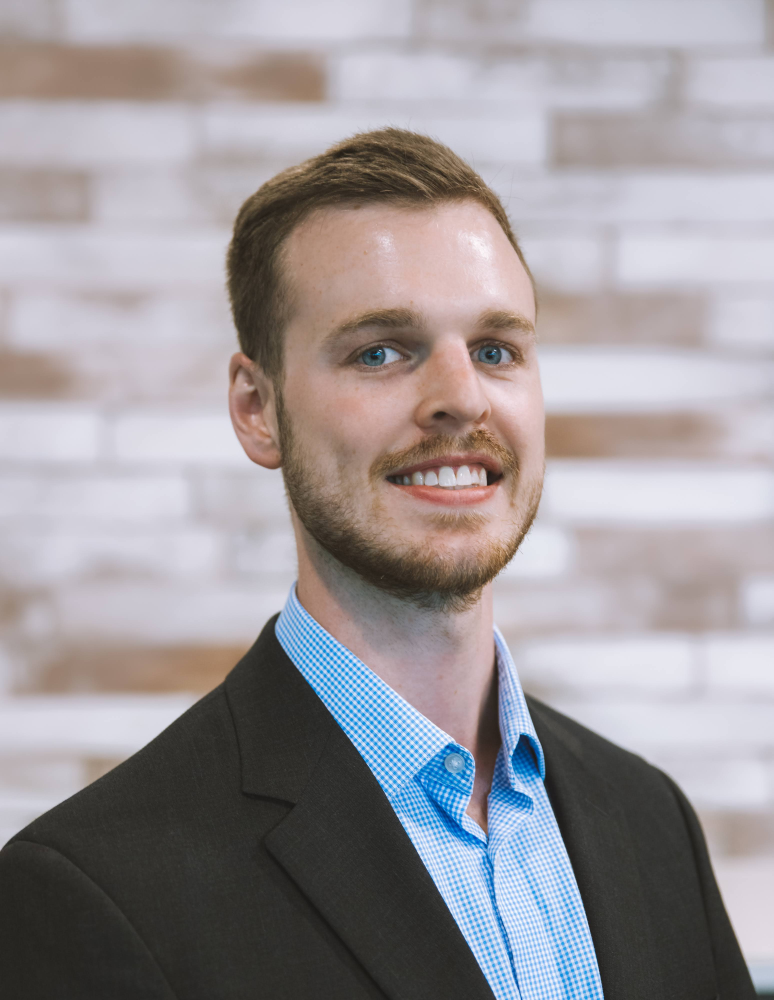
#> input picture source-images/jasonpeck-original.jpg, 3094 x 4000 px (shown at 1/4 size)
$ python make_portrait.py
#> lines starting #> are read from the running program, lines starting #| are printed output that depends on the picture
### tools/images/_common.py
"""Shared palette, fonts and paths for the image generators.

The colours are copied from the `:root` block in main/static/main/css/app.css.
If the site palette changes, change it here and re-run the generators.
"""
import os

from PIL import ImageFont

# Repo root, so the scripts work from any working directory.
ROOT = os.path.dirname(os.path.dirname(os.path.dirname(os.path.abspath(__file__))))

IMG_DIR = os.path.join(ROOT, "main", "static", "main", "img")
SOURCE_DIR = os.path.join(ROOT, "source-images")

# Straight from app.css
PURPLE_DEEP = (0x2A, 0x1B, 0x3D)
PURPLE_MID = (0x44, 0x31, 0x8D)
ACCENT = (0xD8, 0x3F, 0x87)
SUNKEN = (0x1C, 0x11, 0x29)
LETTERING = (0xD6, 0xDD, 0xDF)

FONT_LIGHT = "C:/Windows/Fonts/segoeuil.ttf"     # Segoe UI Light
FONT_SEMI = "C:/Windows/Fonts/segoeui.ttf"

# The seed every generator uses, so re-running is a no-op in git.
SEED = 20260917


def lerp(a, b, t):
    """Blends two RGB tuples."""
    return tuple(round(x + (y - x) * t) for x, y in zip(a, b))


# [8 lines left out: function load_font, not called in this run]


def report(path):
    print(f"  {os.path.basename(path):24} {os.path.getsize(path) / 1024:7.1f} KB")

### tools/images/make_portrait.py
"""Derives the served portrait variants from the full-resolution original.

The photo is only ever painted at ~250-300 CSS px wide, so the 3094x4000
original carried roughly 100x more pixels than any display needs. This emits a
small WebP ladder plus a JPEG of the ladder's middle rung as the fallback.

Deterministic: re-running overwrites with identical output.
"""
import os

from PIL import Image, ImageOps

from _common import IMG_DIR, SOURCE_DIR, report

SRC = os.path.join(SOURCE_DIR, "jasonpeck-original.jpg")
OUT = IMG_DIR
STEM = "jasonpeck"

# Rendered 247px wide on mobile and 297px on desktop, so 300w covers 1x,
# 600w covers 2x, and 900w covers the 3x phones.
WIDTHS = (300, 600, 900)
FALLBACK_WIDTH = 600          # what a browser without WebP downloads


def variants():
    original = ImageOps.exif_transpose(Image.open(SRC)).convert("RGB")
#> original is the input picture: PIL image 3094x4000 RGB; mean R, G, B 155.7, 150.5, 153.9
    print(f"  source {original.width}x{original.height}")
#|   source 3094x4000

    ratio = original.height / original.width
#> ratio = 1.29

    for width in WIDTHS:
        height = round(width * ratio)
        # LANCZOS over this big a reduction keeps the edges of the glasses and
        # the lapel from going mushy.
        resized = original.resize((width, height), Image.LANCZOS)

        name = f"{STEM}.webp" if width == max(WIDTHS) else f"{STEM}-{width}w.webp"
        resized.save(os.path.join(OUT, name), "WEBP", quality=82, method=6)
        report(os.path.join(OUT, name))

        if width == FALLBACK_WIDTH:
            resized.save(os.path.join(OUT, f"{STEM}.jpg"), "JPEG", quality=82,
                         optimize=True, progressive=True)
            report(os.path.join(OUT, f"{STEM}.jpg"))
#> this loop made 3 passes
#> pass 1, in variants, `resized = original.resize((width, height), Image.LANCZOS)`:
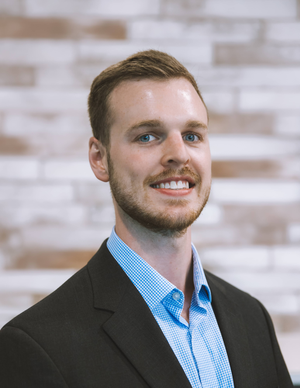
#> resized: PIL image 300x388 RGB; mean R, G, B 155.7, 150.5, 153.9

    return original.width, ratio


w, ratio = variants()
#> w = 3094; ratio = 1.29
print(f"\n  width/height attributes: {FALLBACK_WIDTH} x {round(FALLBACK_WIDTH * ratio)}")
#|   width/height attributes: 600 x 776
